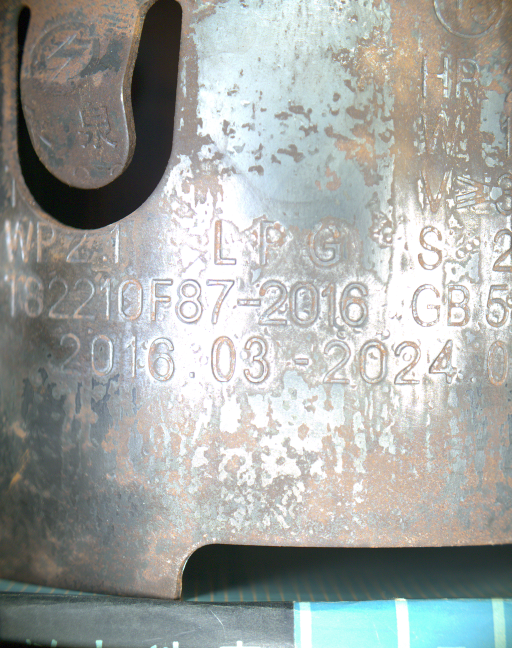
%> input picture 1-Multi-exposure fusion/text/130.jpg, 1024 x 1296 px (shown at 1/2 size); its folder holds only this picture in this run
$ octave --eval "example;"   (GNU Octave 9; MATLAB toolbox functions it lacks are replaced by stand-ins)
%> lines starting %> are read from the running program, lines starting %| are printed output that depends on the picture
### 1-Multi-exposure fusion/load_images.m
%{
Copyright (c) 2015, Tom Mertens
All rights reserved.

Redistribution and use in source and binary forms, with or without
modification, are permitted provided that the following conditions are met:

* Redistributions of source code must retain the above copyright notice, this
  list of conditions and the following disclaimer.

* Redistributions in binary form must reproduce the above copyright notice,
  this list of conditions and the following disclaimer in the documentation
  and/or other materials provided with the distribution.

THIS SOFTWARE IS PROVIDED BY THE COPYRIGHT HOLDERS AND CONTRIBUTORS "AS IS"
AND ANY EXPRESS OR IMPLIED WARRANTIES, INCLUDING, BUT NOT LIMITED TO, THE
IMPLIED WARRANTIES OF MERCHANTABILITY AND FITNESS FOR A PARTICULAR PURPOSE ARE
DISCLAIMED. IN NO EVENT SHALL THE COPYRIGHT HOLDER OR CONTRIBUTORS BE LIABLE
FOR ANY DIRECT, INDIRECT, INCIDENTAL, SPECIAL, EXEMPLARY, OR CONSEQUENTIAL
DAMAGES (INCLUDING, BUT NOT LIMITED TO, PROCUREMENT OF SUBSTITUTE GOODS OR
SERVICES; LOSS OF USE, DATA, OR PROFITS; OR BUSINESS INTERRUPTION) HOWEVER
CAUSED AND ON ANY THEORY OF LIABILITY, WHETHER IN CONTRACT, STRICT LIABILITY,
OR TORT (INCLUDING NEGLIGENCE OR OTHERWISE) ARISING IN ANY WAY OUT OF THE USE
OF THIS SOFTWARE, EVEN IF ADVISED OF THE POSSIBILITY OF SUCH DAMAGE.
%}

% This procedure loads a sequence of images
%
% Arguments:
%   'path', refers to a directory which contains a sequence of JPEG or PPM
%   images
%   'reduce' is an optional parameter that controls downsampling, e.g., reduce = .5
%   downsamples all images by a factor of 2.
%
% tom.mertens@gmail.com, August 2007
%

function I = load_images(path, reduce)
%> called with path = 'text'

if ~exist('reduce')
    reduce = 1;
end

if (reduce > 1 || reduce <= 0)
    error('reduce must fulfill: 0 < reduce <= 1');
end

% find all JPEG or PPM files in directory
files = dir([path '/*.jpg']);
N = length(files);
if (N == 0)
    files = dir([path '/*.ppm']);
    N = length(files);
    if (N == 0)
    files = dir([path '/*.bmp']);
    N = length(files);
        if (N == 0)
              files = dir([path '/*.png']);
              N = length(files);
            if (N == 0)
            error('no files found');
            end
        end
    end
end

% allocate memory
sz = size(imread([path '/' files(1).name]));
%> sz = [1296 1024 3]
r = floor(sz(1)*reduce);
%> r = 1296
c = floor(sz(2)*reduce);
%> c = 1024
I = zeros(r,c,3,N);
%> I: size 1296x1024x3 double; every value is 0

% read all files
for i = 1:N

    % load image
    filename = [path '/' files(i).name];
    im = double(imread(filename)) / 255;
    if (size(im,1) ~= sz(1) || size(im,2) ~= sz(2))
        error('images must all have the same size');
    end

    % optional downsampling step
    if (reduce < 1)
        im = imresize(im,[r c],'bicubic');
    end

    I(:,:,:,i) = im;
end

### 1-Multi-exposure fusion/exposure_fusion.m
%{
Copyright (c) 2015, Tom Mertens
All rights reserved.

Redistribution and use in source and binary forms, with or without
modification, are permitted provided that the following conditions are met:

* Redistributions of source code must retain the above copyright notice, this
  list of conditions and the following disclaimer.

* Redistributions in binary form must reproduce the above copyright notice,
  this list of conditions and the following disclaimer in the documentation
  and/or other materials provided with the distribution.

THIS SOFTWARE IS PROVIDED BY THE COPYRIGHT HOLDERS AND CONTRIBUTORS "AS IS"
AND ANY EXPRESS OR IMPLIED WARRANTIES, INCLUDING, BUT NOT LIMITED TO, THE
IMPLIED WARRANTIES OF MERCHANTABILITY AND FITNESS FOR A PARTICULAR PURPOSE ARE
DISCLAIMED. IN NO EVENT SHALL THE COPYRIGHT HOLDER OR CONTRIBUTORS BE LIABLE
FOR ANY DIRECT, INDIRECT, INCIDENTAL, SPECIAL, EXEMPLARY, OR CONSEQUENTIAL
DAMAGES (INCLUDING, BUT NOT LIMITED TO, PROCUREMENT OF SUBSTITUTE GOODS OR
SERVICES; LOSS OF USE, DATA, OR PROFITS; OR BUSINESS INTERRUPTION) HOWEVER
CAUSED AND ON ANY THEORY OF LIABILITY, WHETHER IN CONTRACT, STRICT LIABILITY,
OR TORT (INCLUDING NEGLIGENCE OR OTHERWISE) ARISING IN ANY WAY OUT OF THE USE
OF THIS SOFTWARE, EVEN IF ADVISED OF THE POSSIBILITY OF SUCH DAMAGE.
%}

%
% Implementation of Exposure Fusion
%
% written by Tom Mertens, Hasselt University, August 2007
% e-mail: tom.mertens@gmail.com
%
% This work is described in
%   "Exposure Fusion"
%   Tom Mertens, Jan Kautz and Frank Van Reeth
%   In Proceedings of Pacific Graphics 2007
%
%
% Usage:
%   result = exposure_fusion(I,m);
%   Arguments:
%     'I': represents a stack of N color images (at double
%       precision). Dimensions are (height x width x 3 x N).
%     'm': 3-tuple that controls the per-pixel measures. The elements
%     control contrast, saturation and well-exposedness, respectively.
%
% Example:
%   'figure; imshow(exposure_fusion(I, [0 0 1]);'
%   This displays the fusion of the images in 'I' using only the well-exposedness
%   measure
%


function R = exposure_fusion(I,m)
%> called with m = [1 1 1]

r = size(I,1);
c = size(I,2);
N = size(I,4);

W = ones(r,c,N);

imgs=double(I)/255;

%compute the measures and combines them into a weight map
contrast_parm = m(1);
sat_parm = m(2);
wexp_parm = m(3);

% [19 lines of commented-out code are left out]

if (contrast_parm > 0)
    W = W.*contrast(I).^contrast_parm;
end
if (sat_parm > 0)
    W = W.*saturation(I).^sat_parm;
end
if (wexp_parm > 0)
    W = W.*well_exposedness(I).^wexp_parm;
end


% [6 lines of commented-out code are left out]
for i=1:N
    W(:,:,i) = RF(W(:,:,i), 100, 4, 3, imgs(:,:,:,i));
end

% [6 lines of commented-out code are left out]
W = W + 1e-12; %avoids division by zero
W = W./repmat(sum(W,3),[1 1 N]);


% create empty pyramid
pyr = gaussian_pyramid(zeros(r,c,3));
nlev = length(pyr);

% multiresolution blending
for i = 1:N
    % construct pyramid from each input image
	pyrW = gaussian_pyramid(W(:,:,i));
	pyrI = laplacian_pyramid(I(:,:,:,i));

    % blend
    for l = 1:nlev
        w = repmat(pyrW{l},[1 1 3]);
        pyr{l} = pyr{l} + w.*pyrI{l};
    end
end
pyrI1 = laplacian_pyramid(I(:,:,:,1));
pyrI2 = laplacian_pyramid(I(:,:,:,2));
pyrI3 = laplacian_pyramid(I(:,:,:,3));
pyrI4 = laplacian_pyramid(I(:,:,:,4));
% [9 lines of commented-out code are left out]

pyrW1 = gaussian_pyramid(W(:,:,1));
pyrW2 = gaussian_pyramid(W(:,:,2));
pyrW3 = gaussian_pyramid(W(:,:,3));
pyrW4 = gaussian_pyramid(W(:,:,4));
% [11 lines of commented-out code are left out]
R = reconstruct_laplacian_pyramid(pyr);
% [5 lines of commented-out code are left out]


%%%%%%%%%%%%%%%%%%%%%%%%%%%%%%%%%%%%%%%%%%%%%%%%%%%%%%%%%%%%%%%%%%%%%%%%%%%%%

% local contrast
function C = contrast(I)
N = size(I,4);

imgs=double(I)/255;
imgs_gray=zeros(size(I,1),size(I,2),N);
for i=1:N
    imgs_gray(:,:,i)=rgb2gray(imgs(:,:,:,i));
end
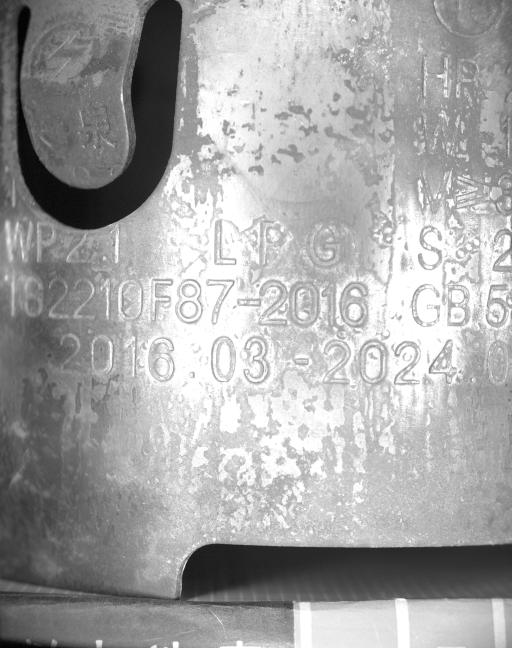
%> imgs_gray: size 1296x1024 double (shown at 1/2 size); min 0, max 0.00392, mean 0.00255; drawn with min black and max white
C=zeros(size(I,1),size(I,2),N);
% dense sift calculation
dsifts=zeros(size(I,1),size(I,2),32,N, 'single');
for i=1:N
    img=imgs_gray(:,:,i);
    ext_img=img_extend(img,16/2-1);
    [dsifts(:,:,:,i)] = DenseSIFT(ext_img, 16, 1);
end
%> this loop made 1 pass
%> pass 1, in contrast, `ext_img=img_extend(img,16/2-1);`:
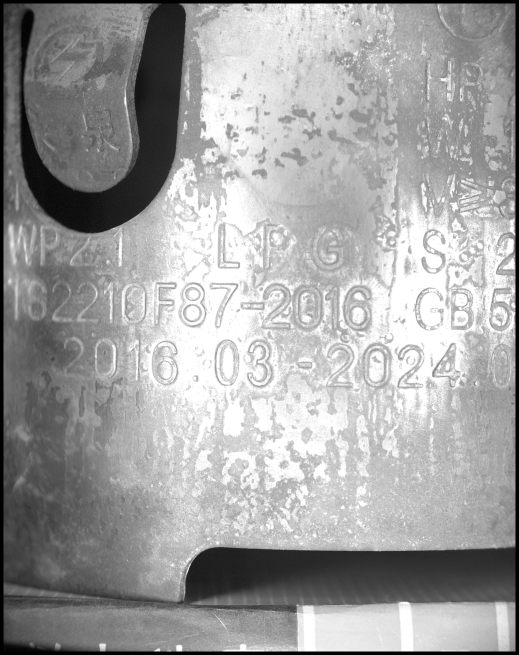
%> ext_img: size 1310x1038 double (shown at 1/2 size); min 0, max 0.00392, mean 0.00249; drawn with min black and max white
%> pass 1, in DenseSIFT, `imageVerticalEdges = filter2( gaussianX, image, 'same' );`:
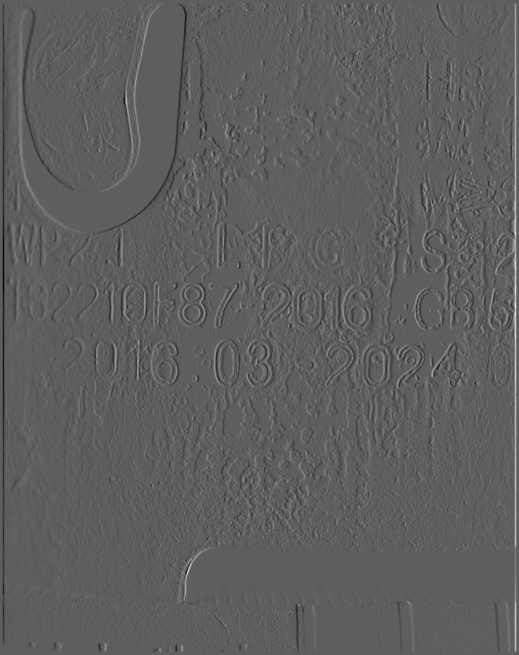
%> imageVerticalEdges: size 1310x1038 double (shown at 1/2 size); min -0.587, max 0.992, mean -7.58e-20; drawn with min black and max white
%> pass 1, in DenseSIFT, `imageHorizontalEdges = filter2( gaussianY, image, 'same' );`:
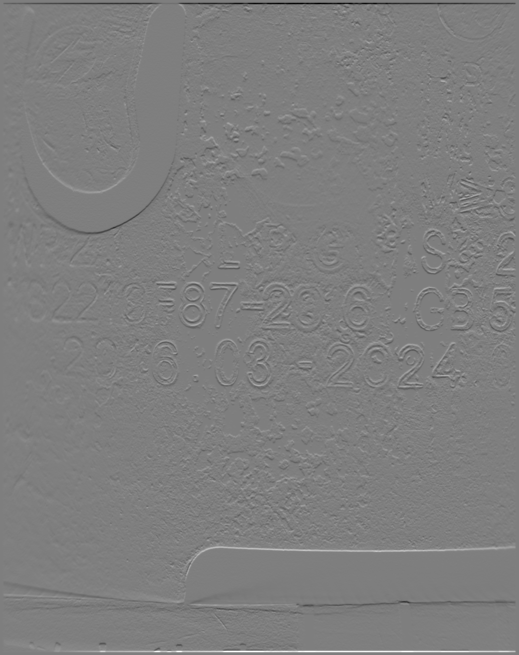
%> imageHorizontalEdges: size 1310x1038 double (shown at 1/2 size); min -0.991, max 1, mean 2.68e-18; drawn with min black and max white

for i=1:N
    C(:,:,i)=sum(dsifts(:,:,:,i),3);
end
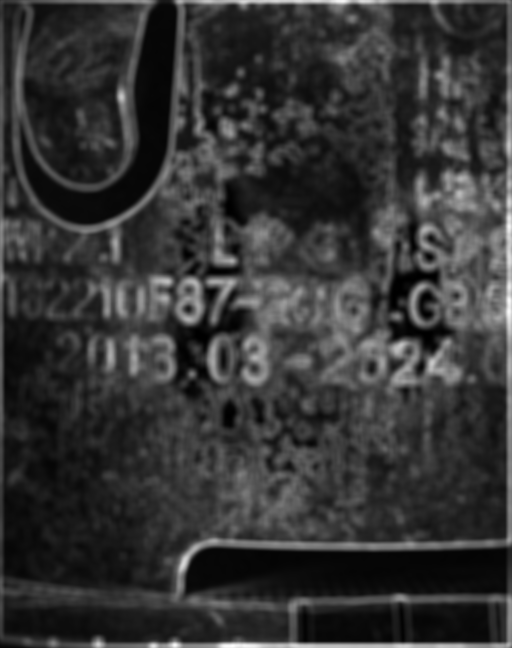
%> C: size 1296x1024 double (shown at 1/2 size); min 6.38e-15, max 66.11, mean 13.9; drawn with min black and max white

% [23 lines of commented-out code are left out]
function C = saturation(I)
N = size(I,4);
C = zeros(size(I,1),size(I,2),N);
for i = 1:N
    % saturation is computed as the standard deviation of the color channels
    R = I(:,:,1,i);
    G = I(:,:,2,i);
    B = I(:,:,3,i);
    mu = (R + G + B)/3;
    C(:,:,i) = sqrt(((R - mu).^2 + (G - mu).^2 + (B - mu).^2)/3);
end
%> this loop made 1 pass
%> pass 1, in saturation, `B = I(:,:,3,i);`:
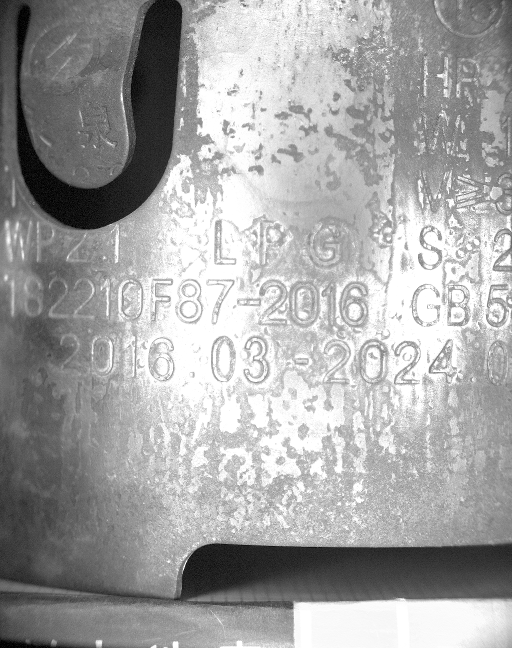
%> B: size 1296x1024 double (shown at 1/2 size); min 0, max 1, mean 0.643
%> after the loop:
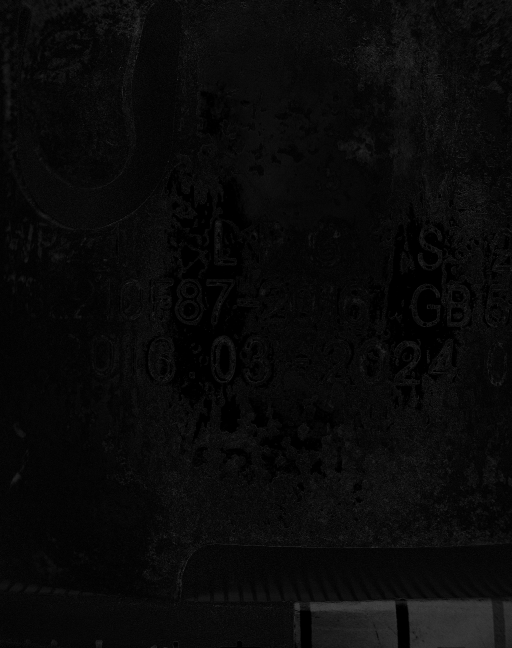
%> C: size 1296x1024 double (shown at 1/2 size); min 0, max 0.435, mean 0.0387

% [12 lines of commented-out code are left out]
function C = well_exposedness(I)
N = size(I,4);
I_gray=rgb2gray_n(I);
C=ones(size(I,1),size(I,2),N);
I_gray=double(I_gray);
C((I_gray>=0.90)|(I_gray<=0.1))=0;

### 1-Multi-exposure fusion/img_extend.m
function extendA=img_extend(A,length)

A=double(A);
[m,n,c]=size(A);
extendA=zeros(m+2*length,n+2*length,c);
for i=1:c
    extendA(length+1:length+m,length+1:length+n,i)=A(:,:,i);
end

### 1-Multi-exposure fusion/DenseSIFT.m
function [ SIFTFeatureVector,locationX, locationY ] = DenseSIFT( image, nPatchSize, nGridSpacing)
%Function for dense SIFT calculation. Please note that this function is
%edited based on C. Liu's code, which is available on http://people.csail.mit.edu/celiu/ECCV2008/

image = double( image );
image = mean( image, 3 );
image = image / max( image( : ) );

% parameters
nAngleNums = 8;
nBinNums = 2;
nSampleNums = nBinNums * nBinNums;
alpha = 9; %% parameter for attenuation of angles (must be odd)

sigmaGuassian = 1;

angleStep = 2 * pi / nAngleNums;
angles = 0 : angleStep : 2 * pi;
angles( nAngleNums + 1 ) = [ ]; % bin centers

[ nRow nCol ] = size( image );

[ gaussianX, gaussianY ] = genDeltaGaussian( sigmaGuassian );
imageVerticalEdges = filter2( gaussianX, image, 'same' );
imageHorizontalEdges = filter2( gaussianY, image, 'same' );
imageGradientMagnitude = sqrt( imageVerticalEdges.^2 + imageHorizontalEdges.^2 );
imageTheta = atan2( imageHorizontalEdges, imageVerticalEdges );
imageTheta(  isnan( imageTheta )  ) = 0; % replace illegal result with 0

% descriptor locations
locationX = nPatchSize / 2 : nGridSpacing : nCol - nPatchSize / 2 + 1;
locationY = nPatchSize / 2 : nGridSpacing : nRow - nPatchSize / 2 + 1;

% make orientation images
imageOrientation = zeros( [ nRow, nCol, nAngleNums ], 'single' );

% for each histogram angle
imageCos = cos( imageTheta );
imageSin = sin( imageTheta );

for index = 1 : nAngleNums
    % compute each orientation channel
    tmp = ( imageCos * cos( angles( index ) ) + imageSin * sin( angles( index ) ) ).^ alpha;
    tmp = tmp .* ( tmp > 0 );

    % weight by magnitude
    imageOrientation( :, :, index ) = tmp .* imageGradientMagnitude;
end

% Convolution formulation:
nHalfPatchSize = nPatchSize / 2;
nHalfPatchSizeMinusDotFive = nHalfPatchSize - 0.5;
sampleResolution = nPatchSize / nBinNums;
weightX = abs( ( 1 : nPatchSize ) - nHalfPatchSizeMinusDotFive ) / sampleResolution;
weightX = ( 1 - weightX ) .* ( weightX <= 1 );

for index = 1 : nAngleNums
    imageOrientation( :, :, index ) = conv2( weightX, weightX', imageOrientation( :, :, index ), 'same' );
end

% Sample SIFT bins at valid locations (without boundary artifacts)
% find coordinates of sample points (bin centers)
[ samplePosX, samplePosY ] = meshgrid( linspace( 1, nPatchSize + 1, nBinNums + 1 ) );
samplePosX = samplePosX( 1 : nBinNums, 1 : nBinNums ); samplePosX = samplePosX( : ) - nPatchSize / 4 -1;
samplePosY = samplePosY( 1 : nBinNums, 1 : nBinNums ); samplePosY = samplePosY( : ) - nPatchSize / 4 -1;

SIFTFeatureVector = zeros( [ length( locationY ) length( locationX ) nAngleNums * nSampleNums ] , 'single' );

nOffset = 0;
for n = 1 : nBinNums * nBinNums
    SIFTFeatureVector( :, :, nOffset + 1 : nOffset + nAngleNums ) = imageOrientation( locationY + samplePosY(n), locationX + samplePosX(n), : );
    nOffset = nOffset + nAngleNums;
end

clear imageOrientation


function [ GX, GY ] = genDeltaGaussian( sigma )

% laplacian of size sigma

G = genGaussian(sigma);
[ GX, GY ] = gradient( G );

GX = GX * 2 ./ sum( sum( abs( GX ) ) );
GY = GY * 2 ./ sum( sum( abs( GY ) ) );

function G = genGaussian( sigma )

if all( size( sigma ) == [ 1, 1 ] )
    % isotropic gaussian
    filterWindow = 4 * ceil( sigma ) + 1;
    G = fspecial( 'gaussian', filterWindow, sigma );
else
    % anisotropic gaussian
    filterWindowX = 2 * ceil( sigma( 1 ) ) + 1;
    filterWindowY = 2 * ceil( sigma( 2 ) ) + 1;
    GaussianX = normpdf( -filterWindowX: filterWindowX, 0, sigma( 1 ) );
    GaussianY = normpdf( -filterWindowY: filterWindowY, 0, sigma( 2 ) );
    G = GaussianY' * GaussianX;
end

### 1-Multi-exposure fusion/rgb2gray_n.m
function [ R ] = rgb2gray_n( I )
%RGB2GRAY_N Summary of this function goes here
%   Detailed explanation goes here
N=size(I,4);
%> (the rest of the program and of its run is left out)
